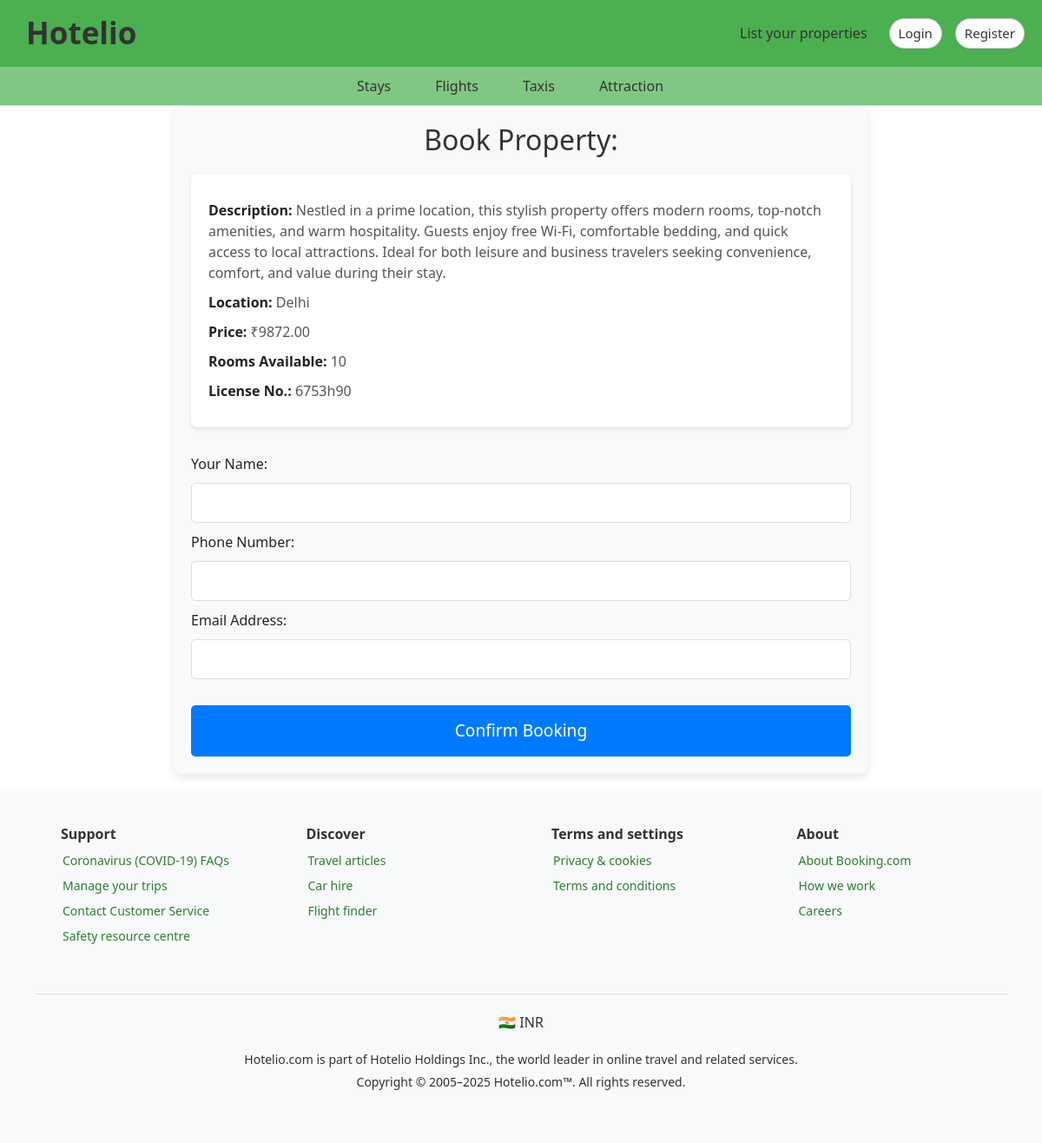
The page /book/2 on the database its author committed.
### app.py (models this page shows, shortened)
class Property(db.Model):
    id = db.Column(db.Integer, primary_key=True)
    hotel_name = db.Column(db.String(100), nullable=False)
    location = db.Column(db.String(100), nullable=False)
    image = db.Column(db.String(200))
    license_number = db.Column(db.String(100), nullable=False)
    rooms_available = db.Column(db.Integer, nullable=False)
    price = db.Column(db.Numeric(10, 2), nullable=False)
    description = db.Column(db.Text)
    room_types = db.Column(db.JSON)
    user_id = db.Column(db.Integer, nullable=False)

### app.py (the view, shortened to what this page needs)
@app.route('/book/<int:property_id>', methods=["GET", "POST"])
def book_property(property_id):
    property = Property.query.get_or_404(property_id)
    return render_template('book_property.html', property=property)

### templates/book_property.html (shortened to what this page needs)
{% extends 'base.html' %}
{% block main %}
<link rel="stylesheet" href="../static/book_property.css">
<div class="book-property-container">
    <h2>Book Property: {{ property.name }}</h2>
    <div class="property-details">
        <p><strong>Description:</strong> {{ property.description }}</p>
        <p><strong>Location:</strong> {{ property.location }}</p>
        <p><strong>Price:</strong> ₹{{ property.price }}</p>
        <p><strong>Rooms Available:</strong> {{ property.rooms_available }}</p>
        <p><strong>License No.:</strong> {{ property.license_number }}</p>
    </div>
    <form action="{{ url_for('book_property', property_id=property.id) }}" method="POST">
        <label for="user-name">Your Name:</label>
        <input type="text" id="user-name" name="user-name" required>
        <label for="user-phone">Phone Number:</label>
        <input type="text" id="user-phone" name="user-phone" required>
        <label for="user-email">Email Address:</label>
        <input type="email" id="user-email" name="user-email" required>
        <button type="submit" class="book-now-btn">Confirm Booking</button>
    </form>
</div>
{% endblock main %}

### static/style.css (style rules this page uses)
* { margin: 0; padding: 0; box-sizing: border-box; }

### static/book_property.css (style rules this page uses)
.book-property-container { max-width: 800px; margin: 0 auto; padding: 20px; background-color: #f9f9f9; border-radius: 10px; box-shadow: 0 4px 8px rgba(0, 0, 0, 0.1); }
.book-property-container h2 { font-size: 2rem; text-align: center; color: #333; margin-bottom: 20px; }
.property-details { background-color: #fff; padding: 20px; border-radius: 8px; box-shadow: 0 2px 5px rgba(0, 0, 0, 0.1); margin-bottom: 30px; }
.property-details p { font-size: 1rem; color: #555; margin: 10px 0; }
.property-details strong { color: #222; }
input[type="text"], input[type="email"], input[type="number"] { width: 100%; padding: 10px; margin: 10px 0; border: 1px solid #ddd; border-radius: 5px; font-size: 1rem; box-sizing: border-box; }
button.book-now-btn { background-color: #007bff; color: #fff; border: none; padding: 15px 30px; font-size: 1.2rem; border-radius: 5px; cursor: pointer; width: 100%; margin-top: 20px; transition: background-color 0.3s ease; }

### rows shown on the page
Property: description "Nestled in a prime location, this stylish property offers modern rooms, top-notch amenities, and warm hospitality. Guests enjoy free Wi-Fi, comfortable bedding, and quick access to local attractions. Ideal for both leisure and business travelers seeking convenience, comfort, and value during their stay.", location "Delhi", price "9872.00", rooms_available "10", license_number "6753h90"
